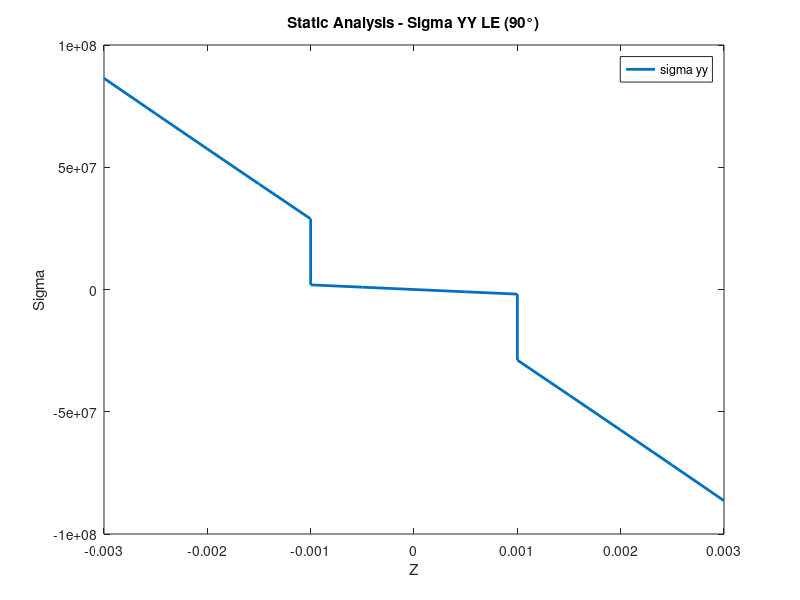
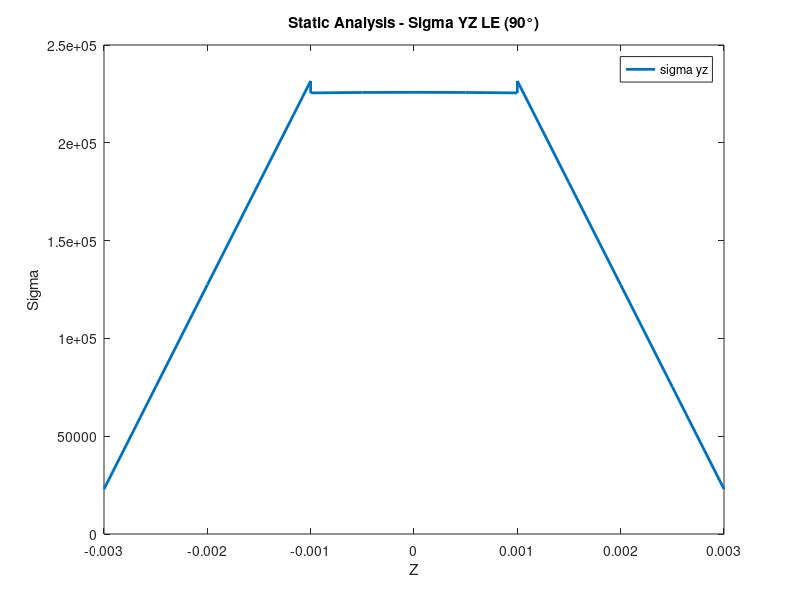
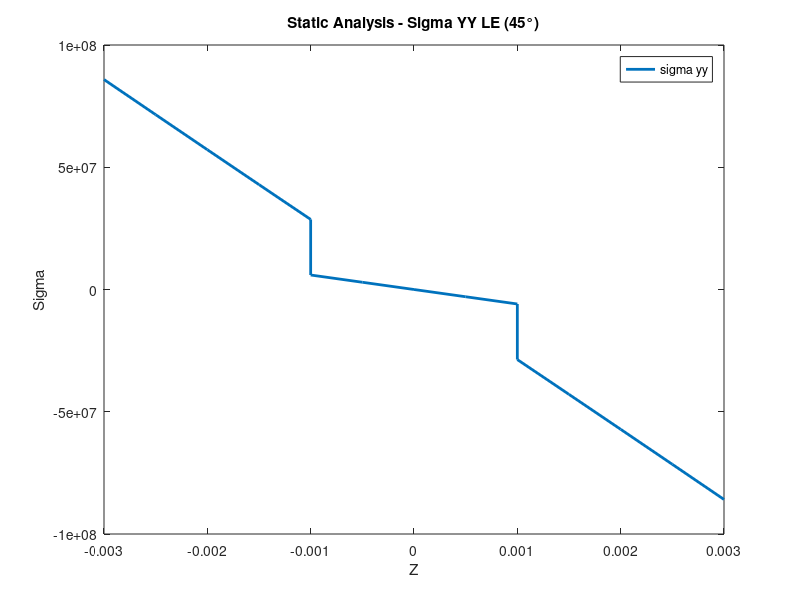
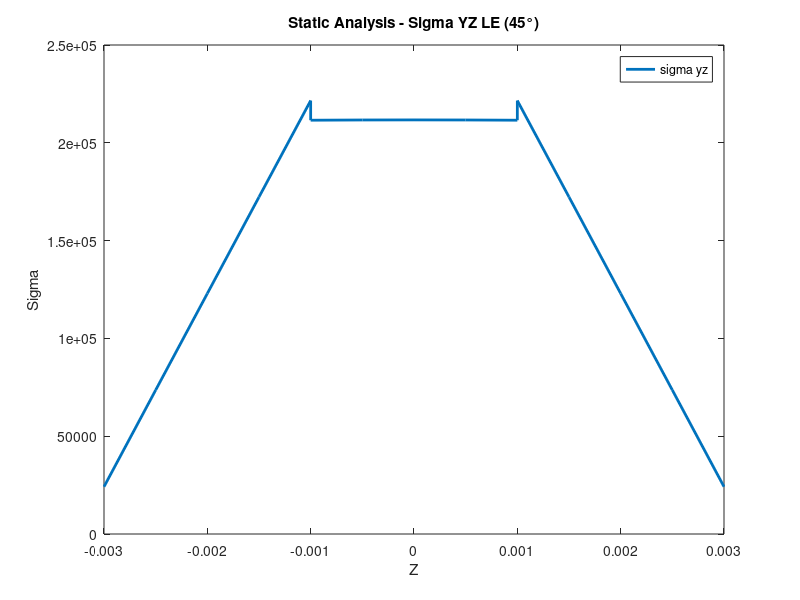

Write MATLAB code to recreate these figures, in order.
clc; clear all; close all;

%% Z static

z.static = [-0.299999003E-02
-0.250000003E-02
-0.200000000E-02
-0.149999997E-02
-0.100000997E-02
-0.999990034E-03
-0.500000035E-03
-0.560700739E-19
 0.500000035E-03
 0.999990034E-03
 0.100000997E-02
 0.149999997E-02
 0.200000000E-02
 0.250000003E-02
 0.299999003E-02];

 


%% Sigma Static 

    % Sigma YY 90
    sigma.yy_90_LE = [ 0.863787184E+08
     0.719046799E+08
     0.574963906E+08
     0.431541417E+08
     0.288782192E+08
     0.189184622E+07
     0.945932605E+06
    -0.377685714E-03
    -0.945932606E+06
    -0.189184622E+07
    -0.288782192E+08
    -0.431541417E+08
    -0.574963906E+08
    -0.719046799E+08
    -0.863787184E+08];
    sigma.yy_90_TE_1 = [ 0.863096482E+08
     0.719249468E+08
     0.575399566E+08
     0.431549665E+08
     0.287702650E+08
     0.198052225E+07
     0.990271062E+06
     0.331310582E-08
    -0.990271062E+06
    -0.198052225E+07
    -0.287702650E+08
    -0.431549665E+08
    -0.575399566E+08
    -0.719249468E+08
    -0.863096482E+08];
    sigma.yy_90_TE_2 = [ 0.863158641E+08
     0.719301267E+08
     0.575441006E+08
     0.431580744E+08
     0.287723370E+08
     0.192438402E+07
     0.962201665E+06
    -0.163749772E-06
    -0.962201665E+06
    -0.192438402E+07
    -0.287723370E+08
    -0.431580744E+08
    -0.575441006E+08
    -0.719301267E+08
    -0.863158641E+08];
    sigma.yy_90_TE_3 = [ 0.863146837E+08
     0.719227499E+08
     0.575340144E+08
     0.431480687E+08
     0.287645041E+08
     0.189824196E+07
     0.949102083E+06
     0.538973510E-07
    -0.949102083E+06
    -0.189824196E+07
    -0.287645041E+08
    -0.431480687E+08
    -0.575340144E+08
    -0.719227499E+08
    -0.863146837E+08];
    sigma.yy_90_TE_4 = [ 0.863192442E+08
     0.719235474E+08
     0.575326868E+08
     0.431459265E+08
     0.287625299E+08
     0.189646659E+07
     0.948035643E+06
    -0.391298136E-06
    -0.948035643E+06
    -0.189646659E+07
    -0.287625299E+08
    -0.431459265E+08
    -0.575326868E+08
    -0.719235474E+08
    -0.863192442E+08];
    sigma.yy_90_TE_5 = [ 0.863579186E+08
     0.718938902E+08
     0.575089287E+08
     0.431469778E+08
     0.287789623E+08
     0.189792172E+07
     0.949255980E+06
     0.343894199E-05
    -0.949255980E+06
    -0.189792172E+07
    -0.287789623E+08
    -0.431469778E+08
    -0.575089287E+08
    -0.718938902E+08
    -0.863579186E+08];
    sigma.yy_90_TE_6 = [ 0.863463411E+08
     0.718938974E+08
     0.575090794E+08
     0.431442938E+08
     0.287748120E+08
     0.189501663E+07
     0.946873551E+06
     0.157843049E-04
    -0.946873551E+06
    -0.189501663E+07
    -0.287748120E+08
    -0.431442938E+08
    -0.575090794E+08
    -0.718938974E+08
    -0.863463411E+08];

    % Sigma YZ 90
    sigma.yz_90_LE = [0.229680235E+05
    0.752045610E+05
    0.127393633E+06
    0.179534191E+06
    0.231625189E+06
    0.225502733E+06
    0.225733023E+06
    0.225809788E+06
    0.225733023E+06
    0.225502733E+06
    0.231625189E+06
    0.179534191E+06
    0.127393633E+06
    0.752045610E+05
    0.229680235E+05];
    sigma.yz_90_TE_1 = [0.895104578E+05
    0.895104578E+05
    0.895104578E+05
    0.895104578E+05
    0.895104578E+05
    0.321003021E+06
    0.321003021E+06
    0.321003021E+06
    0.321003021E+06
    0.321003021E+06
    0.895104578E+05
    0.895104578E+05
    0.895104578E+05
    0.895104578E+05
    0.895104578E+05];
    sigma.yz_90_TE_2 = [0.107451876E+06
    0.107781893E+06
    0.108051912E+06
    0.108261928E+06
    0.108411936E+06
    0.388787651E+06
    0.389110425E+06
    0.389218019E+06
    0.389110425E+06
    0.388787651E+06
    0.108411936E+06
    0.108261928E+06
    0.108051912E+06
    0.107781893E+06
    0.107451876E+06];
    sigma.yz_90_TE_3 = [0.972165513E+05
    0.929483091E+05
    0.894560345E+05
    0.867398210E+05
    0.847996998E+05
    0.304109046E+06
    0.299934485E+06
    0.298542927E+06
    0.299934485E+06
    0.304109046E+06
    0.847996998E+05
    0.867398210E+05
    0.894560345E+05
    0.929483091E+05
    0.972165513E+05];
    sigma.yz_90_TE_4 = [0.980805922E+05
    0.938065995E+05
    0.903116929E+05
    0.875947221E+05
    0.856547508E+05
    0.307175436E+06
    0.303002189E+06
    0.301611234E+06
    0.303002189E+06
    0.307175436E+06
    0.856547508E+05
    0.875947221E+05
    0.903116929E+05
    0.938065995E+05
    0.980805922E+05];
    sigma.yz_90_TE_5 = [-0.562678573E+05
     0.110725358E+06
     0.160883037E+06
     0.146086552E+06
     0.106692741E+06
     0.382616365E+06
     0.256502934E+06
     0.207572470E+06
     0.256502934E+06
     0.382616365E+06
     0.106692741E+06
     0.146086552E+06
     0.160883037E+06
     0.110725358E+06
    -0.562678573E+05];
    sigma.yz_90_TE_6 = [-0.564855660E+05
     0.110559645E+06
     0.160731689E+06
     0.145927299E+06
     0.106516980E+06
     0.381986047E+06
     0.255820855E+06
     0.206870363E+06
     0.255820854E+06
     0.381986047E+06
     0.106516980E+06
     0.145927299E+06
     0.160731689E+06
     0.110559645E+06
    -0.564855660E+05];




    % Sigma YY 45
    sigma.yy_45_LE = [ 0.858715858E+08
     0.715051347E+08
     0.571806542E+08
     0.428984329E+08
     0.286587562E+08
     0.592787258E+07
     0.296396603E+07
    -0.173671268E-03
    -0.296396603E+07
    -0.592787258E+07
    -0.286587563E+08
    -0.428984329E+08
    -0.571806542E+08
    -0.715051347E+08
    -0.858715858E+08];
    sigma.yy_45_TE_1 = [ 0.860985837E+08
     0.717490591E+08
     0.573992465E+08
     0.430494339E+08
     0.286999093E+08
     0.380973594E+07
     0.190488708E+07
    -0.119996848E-07
    -0.190488708E+07
    -0.380973594E+07
    -0.286999093E+08
    -0.430494339E+08
    -0.573992465E+08
    -0.717490591E+08
    -0.860985837E+08];
    sigma.yy_45_TE_2 = [ 0.857889063E+08
     0.714909937E+08
     0.571927942E+08
     0.428945947E+08
     0.285966821E+08
     0.649079128E+07
     0.324542821E+07
    -0.265871766E-06
    -0.324542821E+07
    -0.649079128E+07
    -0.285966821E+08
    -0.428945947E+08
    -0.571927942E+08
    -0.714909937E+08
    -0.857889063E+08];
    sigma.yy_45_TE_3 = [ 0.858235242E+08
     0.715115886E+08
     0.572038677E+08
     0.428997484E+08
     0.285986173E+08
     0.592321323E+07
     0.296149582E+07
    -0.402767776E-07
    -0.296149582E+07
    -0.592321323E+07
    -0.285986173E+08
    -0.428997484E+08
    -0.572038677E+08
    -0.715115886E+08
    -0.858235242E+08];
    sigma.yy_45_TE_4 = [ 0.858242607E+08
     0.715105692E+08
     0.572019832E+08
     0.428977114E+08
     0.285969624E+08
     0.593968014E+07
     0.296952864E+07
    -0.453193003E-06
    -0.296952864E+07
    -0.593968014E+07
    -0.285969624E+08
    -0.428977114E+08
    -0.572019832E+08
    -0.715105692E+08
    -0.858242607E+08];
    sigma.yy_45_TE_5 = [ 0.858444008E+08
     0.714884549E+08
     0.571811458E+08
     0.428906620E+08
     0.286000669E+08
     0.593563943E+07
     0.296850745E+07
     0.683071041E-05
    -0.296850745E+07
    -0.593563943E+07
    -0.286000669E+08
    -0.428906620E+08
    -0.571811458E+08
    -0.714884549E+08
    -0.858444008E+08];
    sigma.yy_45_TE_6 = [ 0.858289687E+08
     0.714872133E+08
     0.571811709E+08
     0.428882012E+08
     0.285961478E+08
     0.593952403E+07
     0.296961464E+07
     0.227532977E-04
    -0.296961464E+07
    -0.593952403E+07
    -0.285961478E+08
    -0.428882012E+08
    -0.571811709E+08
    -0.714872133E+08
    -0.858289687E+08];

    % Sigma YZ 45
    sigma.yz_45_LE = [0.241661022E+05
    0.735797436E+05
    0.122954951E+06
    0.172290733E+06
    0.221586099E+06
    0.211547642E+06
    0.211665389E+06
    0.211704639E+06
    0.211665389E+06
    0.211547642E+06
    0.221586099E+06
    0.172290733E+06
    0.122954951E+06
    0.735797436E+05
    0.241661022E+05];
    sigma.yz_45_TE_1 = [0.121503298E+06
    0.121503298E+06
    0.121503298E+06
    0.121503298E+06
    0.121503298E+06
    0.257010435E+06
    0.257010435E+06
    0.257010435E+06
    0.257010435E+06
    0.257010435E+06
    0.121503298E+06
    0.121503298E+06
    0.121503298E+06
    0.121503298E+06
    0.121503298E+06];
    sigma.yz_45_TE_2 = [0.142180693E+06
    0.142508776E+06
    0.142777213E+06
    0.142985997E+06
    0.143135127E+06
    0.306617030E+06
    0.306822209E+06
    0.306890604E+06
    0.306822209E+06
    0.306617030E+06
    0.143135127E+06
    0.142985997E+06
    0.142777213E+06
    0.142508776E+06
    0.142180693E+06];
    sigma.yz_45_TE_3 = [0.510339575E+05
    0.791041790E+05
    0.102071227E+06
    0.119934485E+06
    0.132693751E+06
    0.252826946E+06
    0.261793771E+06
    0.264782793E+06
    0.261793771E+06
    0.252826946E+06
    0.132693751E+06
    0.119934485E+06
    0.102071227E+06
    0.791041790E+05
    0.510339575E+05];
    sigma.yz_45_TE_4 = [0.565178246E+05
    0.845953778E+05
    0.107569917E+06
    0.125439931E+06
    0.138204519E+06
    0.264957777E+06
    0.273926449E+06
    0.276916162E+06
    0.273926449E+06
    0.264957777E+06
    0.138204519E+06
    0.125439931E+06
    0.107569917E+06
    0.845953778E+05
    0.565178246E+05];
    sigma.yz_45_TE_5 = [-0.204659916E+05
     0.102983755E+06
     0.154945451E+06
     0.164842939E+06
     0.155564351E+06
     0.301325979E+06
     0.245625701E+06
     0.223549276E+06
     0.245625701E+06
     0.301325979E+06
     0.155564351E+06
     0.164842939E+06
     0.154945451E+06
     0.102983755E+06
    -0.204659916E+05];
    sigma.yz_45_TE_6 = [-0.205457442E+05
     0.102765233E+06
     0.154661543E+06
     0.164534984E+06
     0.155252268E+06
     0.300620196E+06
     0.244932795E+06
     0.222862669E+06
     0.244932795E+06
     0.300620196E+06
     0.155252268E+06
     0.164534984E+06
     0.154661543E+06
     0.102765233E+06
    -0.205457442E+05];




%% Sigma Thermal 

    % Sigma XX 90
    sigma.xx.thermal_90_LE = [ 0.299032614E+07
     0.276814308E+07
     0.284925904E+07
     0.323368154E+07
     0.392139373E+07
    -0.550426618E+07
    -0.102739814E+08
    -0.118639290E+08
    -0.102739814E+08
    -0.550426618E+07
     0.392139373E+07
     0.323368154E+07
     0.284925904E+07
     0.276814308E+07
     0.299032614E+07];
    sigma.xx.thermal_90_TE_1 = [ 0.307193349E+07
     0.307193349E+07
     0.307193349E+07
     0.307193349E+07
     0.307193349E+07
    -0.614258186E+07
    -0.614258186E+07
    -0.614258186E+07
    -0.614258186E+07
    -0.614258186E+07
     0.307193349E+07
     0.307193349E+07
     0.307193349E+07
     0.307193349E+07
     0.307193349E+07];
    sigma.xx.thermal_90_TE_2 = [ 0.278321721E+07
     0.277586199E+07
     0.276984395E+07
     0.276516326E+07
     0.276181996E+07
    -0.557210770E+07
    -0.557411366E+07
    -0.557478233E+07
    -0.557411366E+07
    -0.557210770E+07
     0.276181996E+07
     0.276516326E+07
     0.276984395E+07
     0.277586199E+07
     0.278321721E+07];
    sigma.xx.thermal_90_TE_3 = [ 0.305400899E+07
     0.292190213E+07
     0.281381233E+07
     0.272974249E+07
     0.266969357E+07
    -0.566259718E+07
    -0.569380240E+07
    -0.570420442E+07
    -0.569380240E+07
    -0.566259718E+07
     0.266969357E+07
     0.272974249E+07
     0.281381233E+07
     0.292190213E+07
     0.305400899E+07];
    sigma.xx.thermal_90_TE_4 = [ 0.249107752E+07
     0.308589782E+07
     0.307328940E+07
     0.275280963E+07
     0.235747091E+07
    -0.596833399E+07
    -0.626686022E+07
    -0.637746688E+07
    -0.626686022E+07
    -0.596833399E+07
     0.235747091E+07
     0.275280963E+07
     0.307328940E+07
     0.308589782E+07
     0.249107752E+07];
    sigma.xx.thermal_90_TE_5 = [ 0.202235996E+07
     0.315314448E+07
     0.328603578E+07
     0.289639296E+07
     0.235397857E+07
    -0.599647665E+07
    -0.642212886E+07
    -0.658110413E+07
    -0.642212886E+07
    -0.599647665E+07
     0.235397857E+07
     0.289639296E+07
     0.328603578E+07
     0.315314448E+07
     0.202235996E+07];
    sigma.xx.thermal_90_TE_6 = [ 0.367884376E+07
     0.254380330E+07
     0.341343267E+07
     0.319925881E+07
     0.173192417E+07
    -0.660713019E+07
    -0.824392710E+07
    -0.894033327E+07
    -0.824392710E+07
    -0.660713019E+07
     0.173192417E+07
     0.319925881E+07
     0.341343267E+07
     0.254380330E+07
     0.367884376E+07];

    % Sigma YY 90
    sigma.yy.thermal_90_LE = [ 0.235759965E+09
     0.228227527E+09
     0.230121634E+09
     0.241442534E+09
     0.262189713E+09
    -0.462449892E+09
    -0.474703605E+09
    -0.478788285E+09
    -0.474703605E+09
    -0.462449892E+09
     0.262189713E+09
     0.241442534E+09
     0.230121634E+09
     0.228227527E+09
     0.235759965E+09];
    sigma.yy.thermal_90_TE_1 = [ 0.236774329E+09
     0.236774329E+09
     0.236774329E+09
     0.236774329E+09
     0.236774329E+09
    -0.473544982E+09
    -0.473544982E+09
    -0.473544982E+09
    -0.473544982E+09
    -0.473544982E+09
     0.236774329E+09
     0.236774329E+09
     0.236774329E+09
     0.236774329E+09
     0.236774329E+09];
    sigma.yy.thermal_90_TE_2 = [ 0.232403821E+09
     0.232174870E+09
     0.231987541E+09
     0.231841841E+09
     0.231737772E+09
    -0.464043217E+09
    -0.464048307E+09
    -0.464050003E+09
    -0.464048307E+09
    -0.464043217E+09
     0.231737772E+09
     0.231841841E+09
     0.231987541E+09
     0.232174870E+09
     0.232403821E+09];
    sigma.yy.thermal_90_TE_3 = [ 0.232642422E+09
     0.232308157E+09
     0.232034661E+09
     0.231821942E+09
     0.231670002E+09
    -0.464134186E+09
    -0.464173274E+09
    -0.464186304E+09
    -0.464173274E+09
    -0.464134186E+09
     0.231670002E+09
     0.231821942E+09
     0.232034661E+09
     0.232308157E+09
     0.232642422E+09];
    sigma.yy.thermal_90_TE_4 = [ 0.212292332E+09
     0.236020691E+09
     0.239893411E+09
     0.233234948E+09
     0.223298429E+09
    -0.464857995E+09
    -0.465556471E+09
    -0.465817454E+09
    -0.465556471E+09
    -0.464857995E+09
     0.223298429E+09
     0.233234948E+09
     0.239893411E+09
     0.236020691E+09
     0.212292332E+09];
    sigma.yy.thermal_90_TE_5 = [ 0.211780067E+09
     0.236088915E+09
     0.240118717E+09
     0.233384637E+09
     0.223288151E+09
    -0.464860582E+09
    -0.465686946E+09
    -0.465997126E+09
    -0.465686946E+09
    -0.464860582E+09
     0.223288151E+09
     0.233384637E+09
     0.240118717E+09
     0.236088915E+09
     0.211780067E+09];
    sigma.yy.thermal_90_TE_6 = [ 0.268410910E+09
     0.217084398E+09
     0.244364873E+09
     0.246136517E+09
     0.210921565E+09
    -0.466082597E+09
    -0.469847066E+09
    -0.471471061E+09
    -0.469847066E+09
    -0.466082597E+09
     0.210921565E+09
     0.246136517E+09
     0.244364873E+09
     0.217084398E+09
     0.268410910E+09];

    % Sigma ZZ 90
    sigma.zz.thermal_90_LE = [ 0.866587993E+05
    -0.106328965E+06
     0.370379256E+04
     0.416763986E+06
     0.113283420E+07
    -0.602241177E+06
    -0.559566405E+07
    -0.726018289E+07
    -0.559566405E+07
    -0.602241177E+06
     0.113283420E+07
     0.416763986E+06
     0.370379256E+04
    -0.106328965E+06
     0.866587993E+05];
    sigma.zz.thermal_90_TE_1 = [-0.286958353E+06
    -0.286958353E+06
    -0.286958353E+06
    -0.286958353E+06
    -0.286958353E+06
     0.576942771E+06
     0.576942771E+06
     0.576942771E+06
     0.576942771E+06
     0.576942771E+06
    -0.286958353E+06
    -0.286958353E+06
    -0.286958353E+06
    -0.286958353E+06
    -0.286958353E+06];
    sigma.zz.thermal_90_TE_2 = [-0.287691321E+06
    -0.295046541E+06
    -0.301064579E+06
    -0.305745276E+06
    -0.309088577E+06
     0.532588490E+06
     0.530513975E+06
     0.529822451E+06
     0.530513975E+06
     0.532588490E+06
    -0.309088577E+06
    -0.305745276E+06
    -0.301064579E+06
    -0.295046541E+06
    -0.287691321E+06];
    sigma.zz.thermal_90_TE_3 = [ 0.385282913E+06
     0.686380778E+05
    -0.190440639E+06
    -0.391946304E+06
    -0.535876607E+06
     0.305821749E+06
     0.219396468E+06
     0.190587270E+06
     0.219396468E+06
     0.305821749E+06
    -0.535876607E+06
    -0.391946304E+06
    -0.190440639E+06
     0.686380778E+05
     0.385282913E+06];
    sigma.zz.thermal_90_TE_4 = [-0.423399100E+05
     0.298797482E+06
     0.786257661E+05
    -0.403292110E+06
    -0.913941909E+06
    -0.814075842E+05
    -0.463141641E+06
    -0.601864177E+06
    -0.463141641E+06
    -0.814075842E+05
    -0.913941909E+06
    -0.403292110E+06
     0.786257661E+05
     0.298797482E+06
    -0.423399100E+05];
    sigma.zz.thermal_90_TE_5 = [-0.120841290E+07
     0.455974748E+06
     0.598719721E+06
    -0.487895944E+05
    -0.917636603E+06
    -0.850966322E+05
    -0.777728818E+06
    -0.103608273E+07
    -0.777728818E+06
    -0.850966322E+05
    -0.917636603E+06
    -0.487895944E+05
     0.598719721E+06
     0.455974748E+06
    -0.120841290E+07];
    sigma.zz.thermal_90_TE_6 = [ 0.203470573E+06
    -0.152103892E+06
     0.711982418E+06
     0.932157277E+05
    -0.187754080E+07
    -0.105839450E+07
    -0.313870306E+07
    -0.400271164E+07
    -0.313870306E+07
    -0.105839450E+07
    -0.187754080E+07
     0.932157277E+05
     0.711982418E+06
    -0.152103892E+06
     0.203470573E+06];





    
    % Sigma XX 45
    sigma.xx.thermal_45_LE = [-0.896046073E+07
    -0.905848677E+07
    -0.900598852E+07
    -0.880296247E+07
    -0.844941726E+07
     0.255878333E+08
     0.143063589E+08
     0.105457668E+08
     0.143063589E+08
     0.255878333E+08
    -0.844941726E+07
    -0.880296247E+07
    -0.900598852E+07
    -0.905848677E+07
    -0.896046073E+07];
    sigma.xx.thermal_45_TE_1 = [-0.778206289E+08
    -0.778206289E+08
    -0.778206289E+08
    -0.778206289E+08
    -0.778206289E+08
     0.155764603E+09
     0.155764603E+09
     0.155764603E+09
     0.155764603E+09
     0.155764603E+09
    -0.778206289E+08
    -0.778206289E+08
    -0.778206289E+08
    -0.778206289E+08
    -0.778206289E+08];
    sigma.xx.thermal_45_TE_2 = [-0.911100182E+07
    -0.911485833E+07
    -0.911801373E+07
    -0.912046792E+07
    -0.912222089E+07
     0.181842922E+08
     0.181763785E+08
     0.181737406E+08
     0.181763785E+08
     0.181842922E+08
    -0.912222089E+07
    -0.912046792E+07
    -0.911801373E+07
    -0.911485833E+07
    -0.911100182E+07];
    sigma.xx.thermal_45_TE_3 = [-0.887454662E+07
    -0.898702069E+07
    -0.907904694E+07
    -0.915062291E+07
    -0.920174779E+07
     0.180963625E+08
     0.180411571E+08
     0.180227548E+08
     0.180411571E+08
     0.180963625E+08
    -0.920174779E+07
    -0.915062291E+07
    -0.907904694E+07
    -0.898702069E+07
    -0.887454662E+07];
    sigma.xx.thermal_45_TE_4 = [-0.920704597E+07
    -0.891096838E+07
    -0.892401646E+07
    -0.909301939E+07
    -0.929883247E+07
     0.183811472E+08
     0.173912695E+08
     0.170177921E+08
     0.173912695E+08
     0.183811472E+08
    -0.929883247E+07
    -0.909301939E+07
    -0.892401646E+07
    -0.891096838E+07
    -0.920704597E+07];
    sigma.xx.thermal_45_TE_5 = [-0.960081703E+07
    -0.890461317E+07
    -0.880163222E+07
    -0.901190119E+07
    -0.931764017E+07
     0.183746625E+08
     0.173248768E+08
     0.169254392E+08
     0.173248768E+08
     0.183746625E+08
    -0.931764017E+07
    -0.901190119E+07
    -0.880163222E+07
    -0.890461317E+07
    -0.960081703E+07];
    sigma.xx.thermal_45_TE_6 = [-0.869978073E+07
    -0.920604646E+07
    -0.886322123E+07
    -0.890318876E+07
    -0.942001099E+07
     0.197038956E+08
     0.161724827E+08
     0.145941487E+08
     0.161724827E+08
     0.197038956E+08
    -0.942001099E+07
    -0.890318876E+07
    -0.886322123E+07
    -0.920604646E+07
    -0.869978073E+07];

    % Sigma YY 45
    sigma.yy.thermal_45_LE = [ 0.210922073E+09
     0.207304760E+09
     0.208418717E+09
     0.214264063E+09
     0.224840539E+09
    -0.410103165E+09
    -0.424803359E+09
    -0.429703555E+09
    -0.424803359E+09
    -0.410103165E+09
     0.224840539E+09
     0.214264063E+09
     0.208418717E+09
     0.207304760E+09
     0.210922073E+09];
    sigma.yy.thermal_45_TE_1 = [ 0.310889652E+09
     0.310889652E+09
     0.310889652E+09
     0.310889652E+09
     0.310889652E+09
    -0.621791865E+09
    -0.621791865E+09
    -0.621791865E+09
    -0.621791865E+09
    -0.621791865E+09
     0.310889652E+09
     0.310889652E+09
     0.310889652E+09
     0.310889652E+09
     0.310889652E+09];
    sigma.yy.thermal_45_TE_2 = [ 0.209582793E+09
     0.209462749E+09
     0.209364528E+09
     0.209288134E+09
     0.209233568E+09
    -0.418632992E+09
    -0.418643329E+09
    -0.418646774E+09
    -0.418643329E+09
    -0.418632992E+09
     0.209233568E+09
     0.209288134E+09
     0.209364528E+09
     0.209462749E+09
     0.209582793E+09];
    sigma.yy.thermal_45_TE_3 = [ 0.209795434E+09
     0.209582191E+09
     0.209407715E+09
     0.209272012E+09
     0.209175083E+09
    -0.418712990E+09
    -0.418769436E+09
    -0.418788252E+09
    -0.418769436E+09
    -0.418712990E+09
     0.209175083E+09
     0.209272012E+09
     0.209407715E+09
     0.209582191E+09
     0.209795434E+09];
    sigma.yy.thermal_45_TE_4 = [ 0.198115431E+09
     0.211104370E+09
     0.213785026E+09
     0.210925188E+09
     0.206233545E+09
    -0.418649424E+09
    -0.419922666E+09
    -0.420403670E+09
    -0.419922666E+09
    -0.418649424E+09
     0.206233545E+09
     0.210925188E+09
     0.213785026E+09
     0.211104370E+09
     0.198115431E+09];
    sigma.yy.thermal_45_TE_5 = [ 0.197736051E+09
     0.211138975E+09
     0.213937199E+09
     0.211031195E+09
     0.206232860E+09
    -0.418654206E+09
    -0.419988402E+09
    -0.420495649E+09
    -0.419988402E+09
    -0.418654206E+09
     0.206232860E+09
     0.211031195E+09
     0.213937199E+09
     0.211138975E+09
     0.197736051E+09];
    sigma.yy.thermal_45_TE_6 = [ 0.227307464E+09
     0.202291592E+09
     0.212823244E+09
     0.216096266E+09
     0.205713243E+09
    -0.417357856E+09
    -0.421929167E+09
    -0.423973291E+09
    -0.421929167E+09
    -0.417357856E+09
     0.205713243E+09
     0.216096266E+09
     0.212823244E+09
     0.202291592E+09
     0.227307464E+09];

    % Sigma ZZ 45
    sigma.zz.thermal_45_LE = [ 0.637450883E+04
    -0.628261548E+05
     0.193806348E+05
     0.252997786E+06
     0.638016052E+06
    -0.128056220E+05
    -0.153891859E+07
    -0.204763652E+07
    -0.153891859E+07
    -0.128056220E+05
     0.638016052E+06
     0.252997786E+06
     0.193806348E+05
    -0.628261548E+05
     0.637450883E+04];
    sigma.zz.thermal_45_TE_1 = [-0.113105663E+06
    -0.113105663E+06
    -0.113105663E+06
    -0.113105663E+06
    -0.113105663E+06
     0.228892116E+06
     0.228892116E+06
     0.228892116E+06
     0.228892116E+06
     0.228892116E+06
    -0.113105663E+06
    -0.113105663E+06
    -0.113105663E+06
    -0.113105663E+06
    -0.113105663E+06];
    sigma.zz.thermal_45_TE_2 = [-0.242311030E+06
    -0.246167539E+06
    -0.249322934E+06
    -0.251777130E+06
    -0.253530099E+06
     0.464360736E+06
     0.463290389E+06
     0.462933597E+06
     0.463290389E+06
     0.464360736E+06
    -0.253530099E+06
    -0.251777130E+06
    -0.249322934E+06
    -0.246167539E+06
    -0.242311030E+06];
    sigma.zz.thermal_45_TE_3 = [ 0.330289719E+06
     0.676118706E+05
    -0.147311073E+06
    -0.314473359E+06
    -0.433873071E+06
     0.284049769E+06
     0.212437979E+06
     0.188566743E+06
     0.212437979E+06
     0.284049769E+06
    -0.433873071E+06
    -0.314473359E+06
    -0.147311073E+06
     0.676118706E+05
     0.330289719E+06];
    sigma.zz.thermal_45_TE_4 = [ 0.529829716E+05
     0.175496809E+06
     0.204389157E+05
    -0.259016087E+06
    -0.543722234E+06
     0.170145296E+06
    -0.368311344E+05
    -0.111596621E+06
    -0.368311344E+05
     0.170145296E+06
    -0.543722234E+06
    -0.259016087E+06
     0.204389157E+05
     0.175496809E+06
     0.529829716E+05];
    sigma.zz.thermal_45_TE_5 = [-0.838645260E+06
     0.225915032E+06
     0.334046170E+06
    -0.565457686E+05
    -0.589830044E+06
     0.124017466E+06
    -0.299856339E+06
    -0.458199889E+06
    -0.299856339E+06
     0.124017466E+06
    -0.589830044E+06
    -0.565457686E+05
     0.334046170E+06
     0.225915032E+06
    -0.838645260E+06];
    sigma.zz.thermal_45_TE_6 = [-0.124158606E+05
    -0.102891597E+06
     0.232078638E+06
    -0.305680214E+05
    -0.822461049E+06
    -0.112511424E+06
    -0.929946365E+06
    -0.126830526E+07
    -0.929946365E+06
    -0.112511424E+06
    -0.822461049E+06
    -0.305680214E+05
     0.232078638E+06
    -0.102891597E+06
    -0.124158606E+05];
  
%% Static plots (8)  

    % LE 90
    figure()
    plot(z.static, sigma.yy_90_LE, 'linewidth', 2)
    xlabel('Z')
    ylabel('Sigma')
    title('Static Analysis - Sigma YY LE (90°)')
    legend('sigma yy')

    figure()
    plot(z.static, sigma.yz_90_LE, 'linewidth', 2)
    xlabel('Z')
    ylabel('Sigma')
    title('Static Analysis - Sigma YZ LE (90°)')
    legend('sigma yz')

    % LE 45
    figure()
    plot(z.static, sigma.yy_45_LE, 'linewidth', 2)
    xlabel('Z')
    ylabel('Sigma')
    title('Static Analysis - Sigma YY LE (45°)')
    legend('sigma yy')

    figure()
    plot(z.static, sigma.yz_45_LE, 'linewidth', 2)
    xlabel('Z')
    ylabel('Sigma')
    title('Static Analysis - Sigma YZ LE (45°)')
    legend('sigma yz')

    % LE vs TE 90 (yy)
    figure()
    plot(z.static, sigma.yy_90_LE, 'linewidth', 2)
    hold on
    plot(z.static, sigma.yy_90_TE_1, 'linewidth', 2)
    hold on
    plot(z.static, sigma.yy_90_TE_2, 'linewidth', 2)
    hold on
    plot(z.static, sigma.yy_90_TE_3, 'linewidth', 2)
    hold on
    plot(z.static, sigma.yy_90_TE_4, 'linewidth', 2)
    hold on
    plot(z.static, sigma.yy_90_TE_5, 'linewidth', 2)
    hold on
    plot(z.static, sigma.yy_90_TE_6, 'linewidth', 2)
    xlabel('Z')
    ylabel('Sigma')
    title('Static Analysis - Sigma YY (90°): LE vs TE')
    legend('LE', 'TE 1', 'TE 2', 'TE 3', 'TE 4', 'TE 5', 'TE 6')

    % LE vs TE 90 (yz)
    figure()
    plot(z.static, sigma.yz_90_LE, 'linewidth', 2)
    hold on
    plot(z.static, sigma.yz_90_TE_1, 'linewidth', 2)
    hold on
    plot(z.static, sigma.yz_90_TE_2, 'linewidth', 2)
    hold on
    plot(z.static, sigma.yz_90_TE_3, 'linewidth', 2)
    hold on
    plot(z.static, sigma.yz_90_TE_4, 'linewidth', 2)
    hold on
    plot(z.static, sigma.yz_90_TE_5, 'linewidth', 2)
    hold on
    plot(z.static, sigma.yz_90_TE_6, 'linewidth', 2)    
    xlabel('Z')
    ylabel('Sigma')
    title('Static Analysis - Sigma YZ (90°): LE vs TE')
    legend('LE', 'TE 1', 'TE 2', 'TE 3', 'TE 4', 'TE 5', 'TE 6')


    % LE vs TE 45 (yy)
    figure()
    plot(z.static, sigma.yy_45_LE, 'linewidth', 2)
    hold on
    plot(z.static, sigma.yy_45_TE_1, 'linewidth', 2)
    hold on
    plot(z.static, sigma.yy_45_TE_2, 'linewidth', 2)
    hold on
    plot(z.static, sigma.yy_45_TE_3, 'linewidth', 2)
    hold on
    plot(z.static, sigma.yy_45_TE_4, 'linewidth', 2)
    hold on
    plot(z.static, sigma.yy_45_TE_5, 'linewidth', 2)
    hold on
    plot(z.static, sigma.yy_45_TE_6, 'linewidth', 2)
    xlabel('Z')
    ylabel('Sigma')
    title('Static Analysis - Sigma YY (45°): LE vs TE')
    legend('LE', 'TE 1', 'TE 2', 'TE 3', 'TE 4', 'TE 5', 'TE 6')

    % LE vs TE 45 (yz)
    figure()
    plot(z.static, sigma.yz_45_LE, 'linewidth', 2)
    hold on
    plot(z.static, sigma.yz_45_TE_1, 'linewidth', 2)
    hold on
    plot(z.static, sigma.yz_45_TE_2, 'linewidth', 2)
    hold on
    plot(z.static, sigma.yz_45_TE_3, 'linewidth', 2)
    hold on
    plot(z.static, sigma.yz_45_TE_4, 'linewidth', 2)
    hold on
    plot(z.static, sigma.yz_45_TE_5, 'linewidth', 2)
    hold on
    plot(z.static, sigma.yz_45_TE_6, 'linewidth', 2)
    xlabel('Z')
    ylabel('Sigma')
    title('Static Analysis - Sigma YZ (45°): LE vs TE')
    legend('LE', 'TE 1', 'TE 2', 'TE 3', 'TE 4', 'TE 5', 'TE 6')


%% Thermal plots (12)  

    % LE 90
    figure()
    plot(z.static, sigma.xx.thermal_90_LE, 'linewidth', 2)
    xlabel('Z')
    ylabel('Sigma')
    title('Thermal Analysis - Sigma XX LE (90°)')
    legend('sigma xx')
        
    figure()
    plot(z.static, sigma.yy.thermal_90_LE, 'linewidth', 2)
    xlabel('Z')
    ylabel('Sigma')
    title('Thermal Analysis - Sigma YY LE (90°)')
    legend('sigma yy')

    figure()
    plot(z.static, sigma.zz.thermal_90_LE, 'linewidth', 2)
    xlabel('Z')
    ylabel('Sigma')
    title('Thermal Analysis - Sigma ZZ LE (90°)')
    legend('sigma zz')

    % LE 45
    figure()
    plot(z.static, sigma.xx.thermal_45_LE, 'linewidth', 2)    
    xlabel('Z')
    ylabel('Sigma')
    title('Thermal Analysis - Sigma XX LE (45°)')
    legend('sigma xx')
        
    figure()
    plot(z.static, sigma.yy.thermal_45_LE, 'linewidth', 2)    
    xlabel('Z')
    ylabel('Sigma')
    title('Thermal Analysis - Sigma YY LE (45°)')
    legend('sigma yy')

    figure()
    plot(z.static, sigma.zz.thermal_45_LE, 'linewidth', 2)    
    xlabel('Z')
    ylabel('Sigma')
    title('Thermal Analysis - Sigma ZZ LE (45°)')
    legend('sigma zz')
   
   
    % LE vs TE 90 (xx)
    figure()
    plot(z.static, sigma.xx.thermal_90_LE, 'linewidth', 2)
    hold on
    plot(z.static, sigma.xx.thermal_90_TE_1, 'linewidth', 2)
    hold on
    plot(z.static, sigma.xx.thermal_90_TE_2, 'linewidth', 2)
    hold on
    plot(z.static, sigma.xx.thermal_90_TE_3, 'linewidth', 2)
    hold on
    plot(z.static, sigma.xx.thermal_90_TE_4, 'linewidth', 2)
    hold on
    plot(z.static, sigma.xx.thermal_90_TE_5, 'linewidth', 2)
    hold on
    plot(z.static, sigma.xx.thermal_90_TE_6, 'linewidth', 2)
    xlabel('Z')
    ylabel('Sigma')
    title('Thermal Analysis - Sigma XX (90°): LE vs TE')
    legend('LE', 'TE 1', 'TE 2', 'TE 3', 'TE 4', 'TE 5', 'TE 6')
    

    % LE vs TE 90 (yy)
    figure()
    plot(z.static, sigma.yy.thermal_90_LE, 'linewidth', 2)
    hold on
    plot(z.static, sigma.yy.thermal_90_TE_1, 'linewidth', 2)
    hold on
    plot(z.static, sigma.yy.thermal_90_TE_2, 'linewidth', 2)
    hold on
    plot(z.static, sigma.yy.thermal_90_TE_3, 'linewidth', 2)
    hold on
    plot(z.static, sigma.yy.thermal_90_TE_4, 'linewidth', 2)
    hold on
    plot(z.static, sigma.yy.thermal_90_TE_5, 'linewidth', 2)
    hold on
    plot(z.static, sigma.yy.thermal_90_TE_6, 'linewidth', 2)
    xlabel('Z')
    ylabel('Sigma')
    title('Thermal Analysis - Sigma YY (90°): LE vs TE')
    legend('LE', 'TE 1', 'TE 2', 'TE 3', 'TE 4', 'TE 5', 'TE 6')
    
    % LE vs TE 90 (zz)
    figure()
    plot(z.static, sigma.zz.thermal_90_LE, 'linewidth', 2)
    hold on
    plot(z.static, sigma.zz.thermal_90_TE_1, 'linewidth', 2)
    hold on
    plot(z.static, sigma.zz.thermal_90_TE_2, 'linewidth', 2)
    hold on
    plot(z.static, sigma.zz.thermal_90_TE_3, 'linewidth', 2)
    hold on
    plot(z.static, sigma.zz.thermal_90_TE_4, 'linewidth', 2)
    hold on
    plot(z.static, sigma.zz.thermal_90_TE_5, 'linewidth', 2)
    hold on
    plot(z.static, sigma.zz.thermal_90_TE_6, 'linewidth', 2)
    xlabel('Z')
    ylabel('Sigma')
    title('Thermal Analysis - Sigma ZZ (90°): LE vs TE')
    legend('LE', 'TE 1', 'TE 2', 'TE 3', 'TE 4', 'TE 5', 'TE 6')


    % LE vs TE 45 (xx)
    figure()
    plot(z.static, sigma.xx.thermal_45_LE, 'linewidth', 2)
    hold on
    plot(z.static, sigma.xx.thermal_45_TE_1, 'linewidth', 2)
    hold on
    plot(z.static, sigma.xx.thermal_45_TE_2, 'linewidth', 2)
    hold on
    plot(z.static, sigma.xx.thermal_45_TE_3, 'linewidth', 2)
    hold on
    plot(z.static, sigma.xx.thermal_45_TE_4, 'linewidth', 2)
    hold on
    plot(z.static, sigma.xx.thermal_45_TE_5, 'linewidth', 2)
    hold on
    plot(z.static, sigma.xx.thermal_45_TE_6, 'linewidth', 2)
    xlabel('Z')
    ylabel('Sigma')
    title('Thermal Analysis - Sigma XX (45°): LE vs TE')
    legend('LE', 'TE 1', 'TE 2', 'TE 3', 'TE 4', 'TE 5', 'TE 6')

    % LE vs TE 45 (yy)
    figure()
    plot(z.static, sigma.yy.thermal_45_LE, 'linewidth', 2)
    hold on
    plot(z.static, sigma.yy.thermal_45_TE_1, 'linewidth', 2)
    hold on
    plot(z.static, sigma.yy.thermal_45_TE_2, 'linewidth', 2)
    hold on
    plot(z.static, sigma.yy.thermal_45_TE_3, 'linewidth', 2)
    hold on
    plot(z.static, sigma.yy.thermal_45_TE_4, 'linewidth', 2)
    hold on
    plot(z.static, sigma.yy.thermal_45_TE_5, 'linewidth', 2)
    hold on
    plot(z.static, sigma.yy.thermal_45_TE_6, 'linewidth', 2)
    xlabel('Z')
    ylabel('Sigma')
    title('Thermal Analysis - Sigma YY (45°): LE vs TE')
    legend('LE', 'TE 1', 'TE 2', 'TE 3', 'TE 4', 'TE 5', 'TE 6')

    % LE vs TE 45 (zz)
    figure()
    plot(z.static, sigma.zz.thermal_45_LE, 'linewidth', 2)
    hold on
    plot(z.static, sigma.zz.thermal_45_TE_1, 'linewidth', 2)
    hold on
    plot(z.static, sigma.zz.thermal_45_TE_2, 'linewidth', 2)
    hold on
    plot(z.static, sigma.zz.thermal_45_TE_3, 'linewidth', 2)
    hold on
    plot(z.static, sigma.zz.thermal_45_TE_4), 'linewidth', 2
    hold on
    plot(z.static, sigma.zz.thermal_45_TE_5, 'linewidth', 2)
    hold on
    plot(z.static, sigma.zz.thermal_45_TE_6, 'linewidth', 2)
    xlabel('Z')
    ylabel('Sigma')
    title('Thermal Analysis - Sigma ZZ (45°): LE vs TE')
    legend('LE', 'TE 1', 'TE 2', 'TE 3', 'TE 4', 'TE 5', 'TE 6')
  
  
  

  
  
  
  
  
  
  
  
